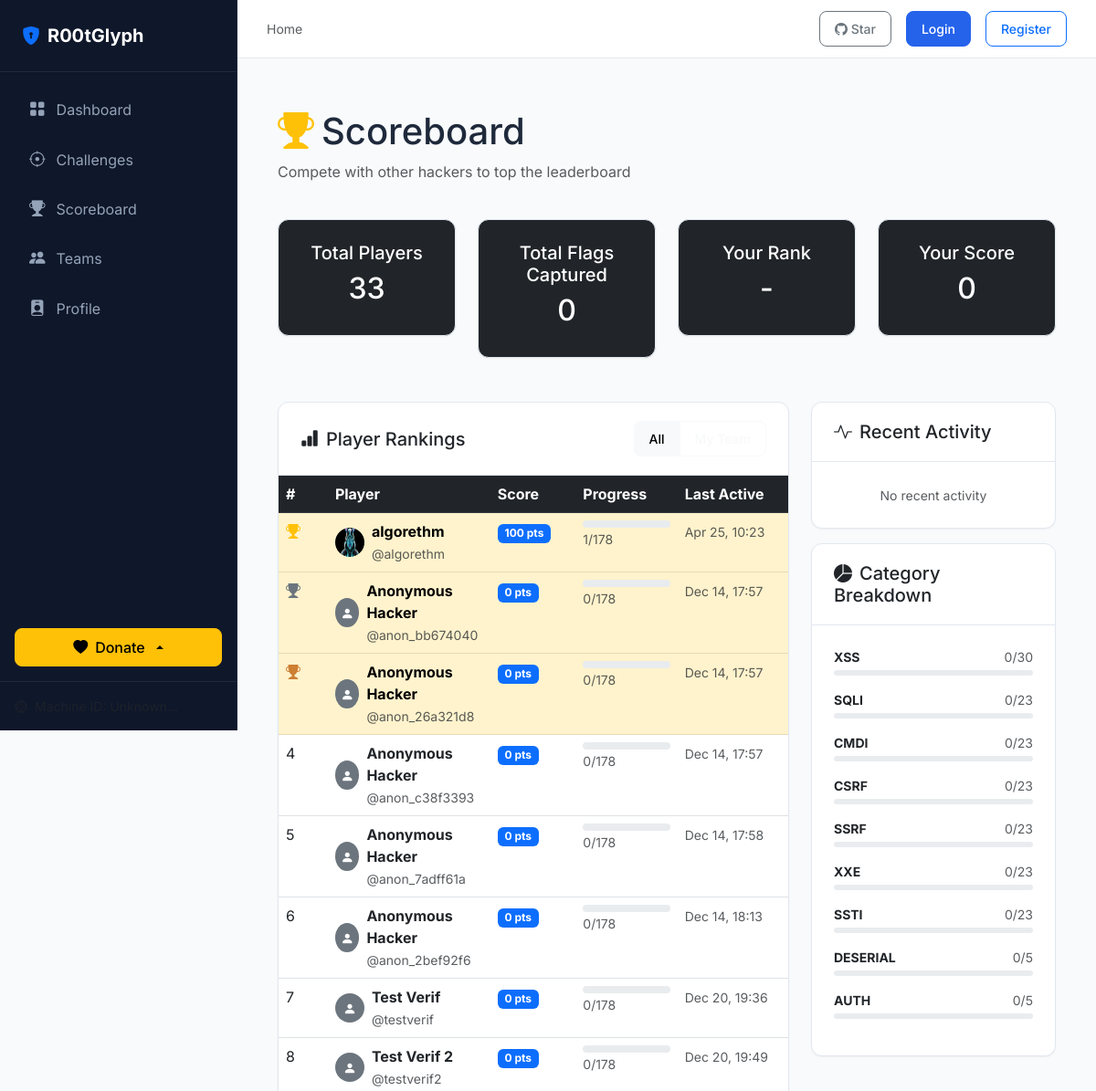
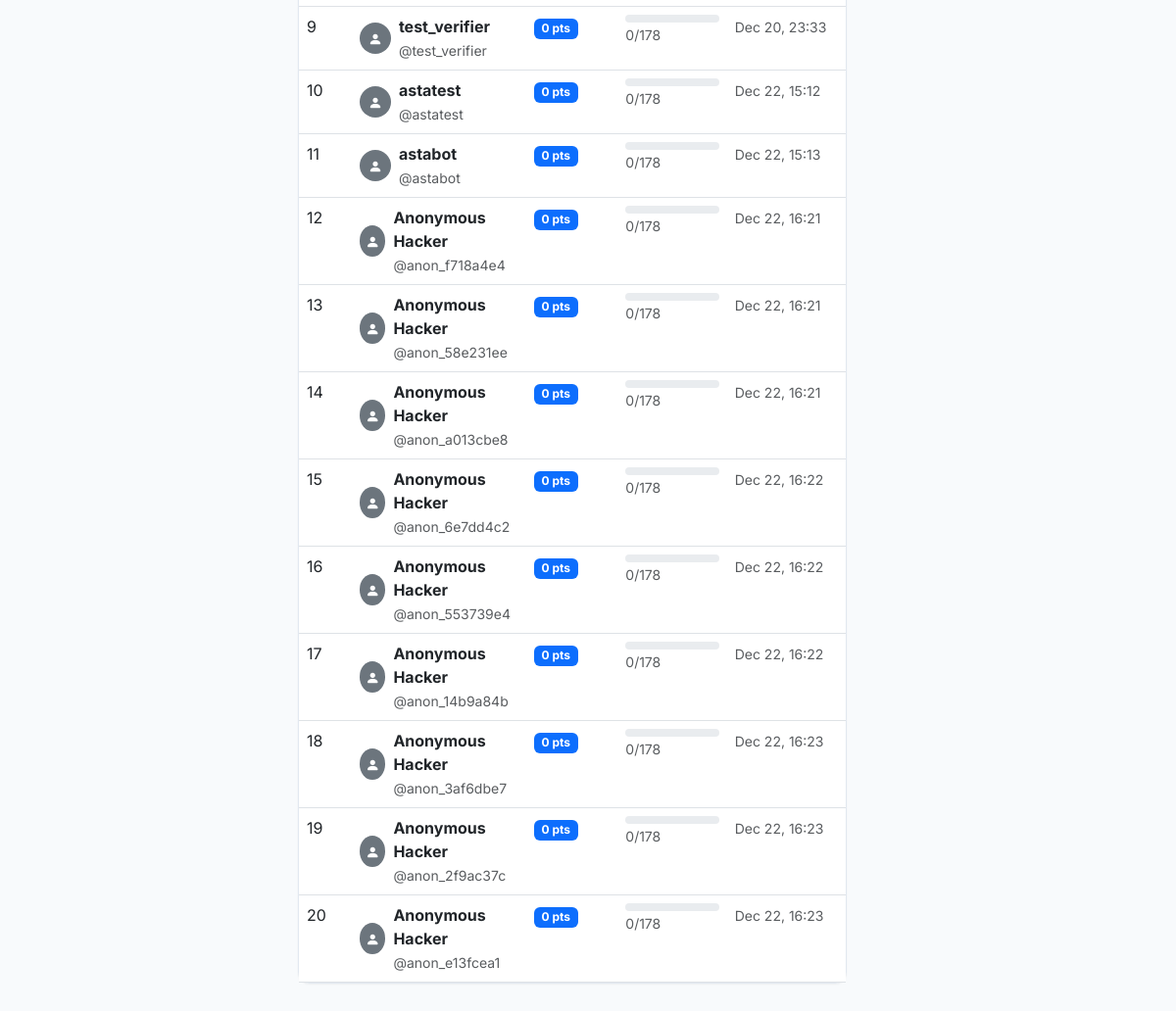
The app's page /scoreboard with its own data (2 pictures, top to bottom).
### app/models.py (models this page shows)
class LocalUser(db.Model):
    id = db.Column(db.Integer, primary_key=True)
    username = db.Column(db.String(50), unique=True, nullable=False)
    password_hash = db.Column(db.String(256), nullable=False)
    display_name = db.Column(db.String(50), nullable=False, default='Anonymous Hacker')
    profile_picture = db.Column(db.String(256), nullable=True)
    score = db.Column(db.Integer, default=0, index=True)
    completed_challenges = db.Column(db.Text, default='[]')
    is_admin = db.Column(db.Boolean, default=False)
    team_id = db.Column(db.Integer, db.ForeignKey('team.id'), nullable=True)
    created_at = db.Column(db.DateTime, default=lambda: datetime.now(timezone.utc))
    last_active = db.Column(db.DateTime, default=lambda: datetime.now(timezone.utc))
    failed_login_attempts = db.Column(db.Integer, default=0)
    locked_until = db.Column(db.DateTime, nullable=True)
    completions = db.relationship('Challenge', secondary=user_completions, lazy='dynamic', backref=db.backref('completed_by', lazy='dynamic'))

### app/routes/core.py (the view, shortened to what this page needs)
@core_bp.route('/scoreboard')
def scoreboard():
    from app.models import user_completions
    top_users_query = db.session.query(
        LocalUser,
        db.func.coalesce(db.func.sum(Challenge.points), 0).label('total_score')
    ).outerjoin(user_completions, LocalUser.id == user_completions.c.user_id)\
     .outerjoin(Challenge, user_completions.c.challenge_id == Challenge.id)\
     .group_by(LocalUser.id)\
     .order_by(db.desc('total_score')).limit(20).all()
    top_users = []
    for u, score in top_users_query:
        u.score = int(score)
        top_users.append(u)
    total_challenges = Challenge.query.filter_by(active=True).count()
    total_players = LocalUser.query.count()
    total_flags = Flag.query.filter_by(used=True).count()
    recent_submissions = Submission.query.order_by(Submission.timestamp.desc()).limit(10).all()
    current_user_obj = get_current_user()
    my_rank = None
    my_score = None
    if current_user_obj:
        rank_query = db.session.query(db.func.count(LocalUser.id)).filter(LocalUser.score > current_user_obj.score).scalar()
        my_rank = (rank_query or 0) + 1
        my_score = current_user_obj.score
    category_stats = {}
    for cat in ['xss', 'sqli', 'cmdi', 'csrf', 'ssrf', 'xxe', 'ssti', 'deserial', 'auth']:
        cat_challenges = Challenge.query.filter_by(category=cat, active=True).all()
        cat_total = len(cat_challenges)
        cat_completed = 0
        for c in cat_challenges:
            if Flag.query.filter_by(challenge_id=c.id, used=True).count() > 0:
                cat_completed += 1
        category_stats[cat] = {'total': cat_total, 'completed': cat_completed}
    recent_activity = []
    team_score = None
    return render_template('scoreboard.html', users=top_users, total_challenges=total_challenges, total_players=total_players, total_flags=total_flags, recent_activity=recent_activity, category_stats=category_stats, current_user=current_user_obj, my_rank=my_rank, my_score=my_score, team_score=int(team_score) if team_score else 0)

### templates/scoreboard.html (shortened to what this page needs)
{% extends 'base.html' %}
{% block content %}
<div class="container-fluid mt-4">
    <div class="row mb-4">
        <div class="col-12">
            <h1><i class="bi bi-trophy-fill text-warning me-2"></i>Scoreboard</h1>
            <p class="text-muted">Compete with other hackers to top the leaderboard</p>
        </div>
    </div>
    <div class="row mb-4">
        <div class="col-md-3">
            <div class="card bg-dark text-white">
                <div class="card-body text-center">
                    <h5 class="card-title">Total Players</h5>
                    <h2>{{ total_players }}</h2>
                </div>
            </div>
        </div>
        <div class="col-md-3">
            <div class="card bg-dark text-white">
                <div class="card-body text-center">
                    <h5 class="card-title">Total Flags Captured</h5>
                    <h2>{{ total_flags }}</h2>
                </div>
            </div>
        </div>
        <div class="col-md-3">
            <div class="card bg-dark text-white">
                <div class="card-body text-center">
                    <h5 class="card-title">Your Rank</h5>
                    <h2>{% if my_rank %}#{{ my_rank }}{% else %}-{% endif %}</h2>
                </div>
            </div>
        </div>
        <div class="col-md-3">
            <div class="card bg-dark text-white">
                <div class="card-body text-center">
                    <h5 class="card-title">Your Score</h5>
                    <h2>{{ my_score or 0 }}</h2>
                </div>
            </div>
        </div>
    </div>
    <div class="row">
        <div class="col-lg-8">
            <div class="card">
                <div class="card-header d-flex justify-content-between align-items-center">
                    <h5 class="mb-0"><i class="bi bi-bar-chart-fill me-2"></i>Player Rankings</h5>
                    <div class="btn-group btn-group-sm">
                        <button class="btn btn-outline-light active" id="showAllBtn">All</button>
                        <button class="btn btn-outline-light" id="showFriendsBtn">My Team</button>
                    </div>
                </div>
                <div class="card-body p-0">
                    {% if users %}
                    <div class="table-responsive">
                        <table class="table table-hover mb-0">
                            <thead class="table-dark">
                                <tr>
                                    <th style="width: 60px;">#</th>
                                    <th>Player</th>
                                    <th style="width: 100px;">Score</th>
                                    <th style="width: 120px;">Progress</th>
                                    <th style="width: 140px;">Last Active</th>
                                </tr>
                            </thead>
                            <tbody>
                                {% for user in users %}
                                {% set completed_list = user.completed_challenges|from_json if user.completed_challenges else [] %}
                                {% set completed_count = completed_list|length %}
                                {% set progress_pct = (completed_count / total_challenges * 100)|int if total_challenges > 0 else 0 %}
                                {% set is_me = current_user and user.id == current_user.id %}
                                <tr class="{% if is_me %}table-primary{% elif loop.index <= 3 %}table-warning{% endif %}">
                                    <td>
                                        {% if loop.index == 1 %}
                                        <i class="bi bi-trophy-fill text-warning"></i>
                                        {% elif loop.index == 2 %}
                                        <i class="bi bi-trophy-fill text-secondary"></i>
                                        {% elif loop.index == 3 %}
                                        <i class="bi bi-trophy-fill" style="color: #cd7f32;"></i>
                                        {% else %}
                                        {{ loop.index }}
                                        {% endif %}
                                    </td>
                                    <td>
                                        <div class="d-flex align-items-center">
                                            {% if user.profile_picture %}
                                            <img src="{{ url_for('static', filename=user.profile_picture) }}" class="rounded-circle me-2" width="32" height="32" alt="{{ user.display_name }}">
                                            {% else %}
                                            <div class="rounded-circle bg-secondary d-flex align-items-center justify-content-center me-2" style="width: 32px; height: 32px;">
                                                <i class="bi bi-person-fill text-white small"></i>
                                            </div>
                                            {% endif %}
                                            <div>
                                                <div class="fw-bold">{{ user.display_name }} {% if is_me %}<span class="badge bg-primary ms-1">You</span>{% endif %}</div>
                                                <small class="text-muted">@{{ user.username }}</small>
                                            </div>
                                        </div>
                                    </td>
                                    <td>
                                        <span class="badge bg-primary">{{ user.score }} pts</span>
                                    </td>
                                    <td>
                                        <div class="progress" style="height: 8px;">
                                        </div>
                                        <small class="text-muted">{{ completed_count }}/{{ total_challenges }}</small>
                                    </td>
                                    <td>
                                        <small class="text-muted">{{ user.last_active.strftime('%b %d, %H:%M') if user.last_active else 'Never' }}</small>
                                    </td>
                                </tr>
                                {% endfor %}
                            </tbody>
                        </table>
                    </div>
                    {% endif %}
                </div>
            </div>
        </div>
        <div class="col-lg-4">
            <div class="card mb-3">
                <div class="card-header">
                    <h5 class="mb-0"><i class="bi bi-activity me-2"></i>Recent Activity</h5>
                </div>
                <div class="card-body p-0">
                    {% if recent_activity %}
                    <div class="list-group list-group-flush">
                        {% for activity in recent_activity %}
                        <div class="list-group-item list-group-item-action">
                            <div class="d-flex w-100 justify-content-between">
                                <small class="text-muted">{{ activity.time_ago }}</small>
                            </div>
                            <p class="mb-1">
                                <strong>{{ activity.username }}</strong>
                                {% if activity.type == 'capture' %}
                                captured a flag in
                                <span class="badge bg-info">{{ activity.category }}</span>
                                {% elif activity.type == 'register' %}
                                joined the platform
                                {% elif activity.type == 'team_join' %}
                                joined team <strong>{{ activity.team_name }}</strong>
                                {% endif %}
                            </p>
                        </div>
                        {% endfor %}
                    </div>
                    {% else %}
                    <div class="text-center py-4">
                        <small class="text-muted">No recent activity</small>
                    </div>
                    {% endif %}
                </div>
            </div>
            <div class="card">
                <div class="card-header">
                    <h5 class="mb-0"><i class="bi bi-pie-chart-fill me-2"></i>Category Breakdown</h5>
                </div>
                <div class="card-body">
                    {% if category_stats %}
                    {% for cat, stats in category_stats.items() %}
                    <div class="mb-3">
                        <div class="d-flex justify-content-between mb-1">
                            <small class="fw-bold">{{ cat.upper() }}</small>
                            <small class="text-muted">{{ stats.completed }}/{{ stats.total }}</small>
                        </div>
                        <div class="progress" style="height: 6px;">
                        </div>
                    </div>
                    {% endfor %}
                    {% else %}
                    <div class="text-center py-3">
                        <small class="text-muted">No data available</small>
                    </div>
                    {% endif %}
                </div>
            </div>
        </div>
    </div>
</div>
{% endblock %}

### records on screen
LocalUser: profile_picture (picture), display_name "algorethm", username "algorethm", score "100", completed_count "1", total_challenges "178", last_active "Apr 25, 10:23"
LocalUser: display_name "Anonymous Hacker", username "anon_bb674040", score "0", completed_count "0", total_challenges "178", last_active "Dec 14, 17:57"
LocalUser: display_name "Anonymous Hacker", username "anon_26a321d8", score "0", completed_count "0", total_challenges "178", last_active "Dec 14, 17:57"
LocalUser: display_name "Anonymous Hacker", username "anon_c38f3393", score "0", completed_count "0", total_challenges "178", last_active "Dec 14, 17:57"
LocalUser: display_name "Anonymous Hacker", username "anon_7adff61a", score "0", completed_count "0", total_challenges "178", last_active "Dec 14, 17:58"
LocalUser: display_name "Anonymous Hacker", username "anon_2bef92f6", score "0", completed_count "0", total_challenges "178", last_active "Dec 14, 18:13"
LocalUser: display_name "Test Verif", username "testverif", score "0", completed_count "0", total_challenges "178", last_active "Dec 20, 19:36"
LocalUser: display_name "Test Verif 2", username "testverif2", score "0", completed_count "0", total_challenges "178", last_active "Dec 20, 19:49"
LocalUser: display_name "test_verifier", username "test_verifier", score "0", completed_count "0", total_challenges "178", last_active "Dec 20, 23:33"
LocalUser: display_name "astatest", username "astatest", score "0", completed_count "0", total_challenges "178", last_active "Dec 22, 15:12"
LocalUser: display_name "astabot", username "astabot", score "0", completed_count "0", total_challenges "178", last_active "Dec 22, 15:13"
LocalUser: display_name "Anonymous Hacker", username "anon_f718a4e4", score "0", completed_count "0", total_challenges "178", last_active "Dec 22, 16:21"
LocalUser: display_name "Anonymous Hacker", username "anon_58e231ee", score "0", completed_count "0", total_challenges "178", last_active "Dec 22, 16:21"
LocalUser: display_name "Anonymous Hacker", username "anon_a013cbe8", score "0", completed_count "0", total_challenges "178", last_active "Dec 22, 16:21"
LocalUser: display_name "Anonymous Hacker", username "anon_6e7dd4c2", score "0", completed_count "0", total_challenges "178", last_active "Dec 22, 16:22"
LocalUser: display_name "Anonymous Hacker", username "anon_553739e4", score "0", completed_count "0", total_challenges "178", last_active "Dec 22, 16:22"
LocalUser: display_name "Anonymous Hacker", username "anon_14b9a84b", score "0", completed_count "0", total_challenges "178", last_active "Dec 22, 16:22"
LocalUser: display_name "Anonymous Hacker", username "anon_3af6dbe7", score "0", completed_count "0", total_challenges "178", last_active "Dec 22, 16:23"
LocalUser: display_name "Anonymous Hacker", username "anon_2f9ac37c", score "0", completed_count "0", total_challenges "178", last_active "Dec 22, 16:23"
LocalUser: display_name "Anonymous Hacker", username "anon_e13fcea1", score "0", completed_count "0", total_challenges "178", last_active "Dec 22, 16:23"

### other values on screen
{{ total_players }} "33"
{{ total_flags }} "0"
{{ my_score or 0 }} "0"
{{ cat.upper() }} "XSS" "SQLI" "CMDI" "CSRF" "SSRF" "XXE" "SSTI" "DESERIAL" "AUTH"
{{ stats.completed }} "0" "0" "0" "0" "0" "0" "0" "0" "0"
{{ stats.total }} "30" "23" "23" "23" "23" "23" "23" "5" "5"
